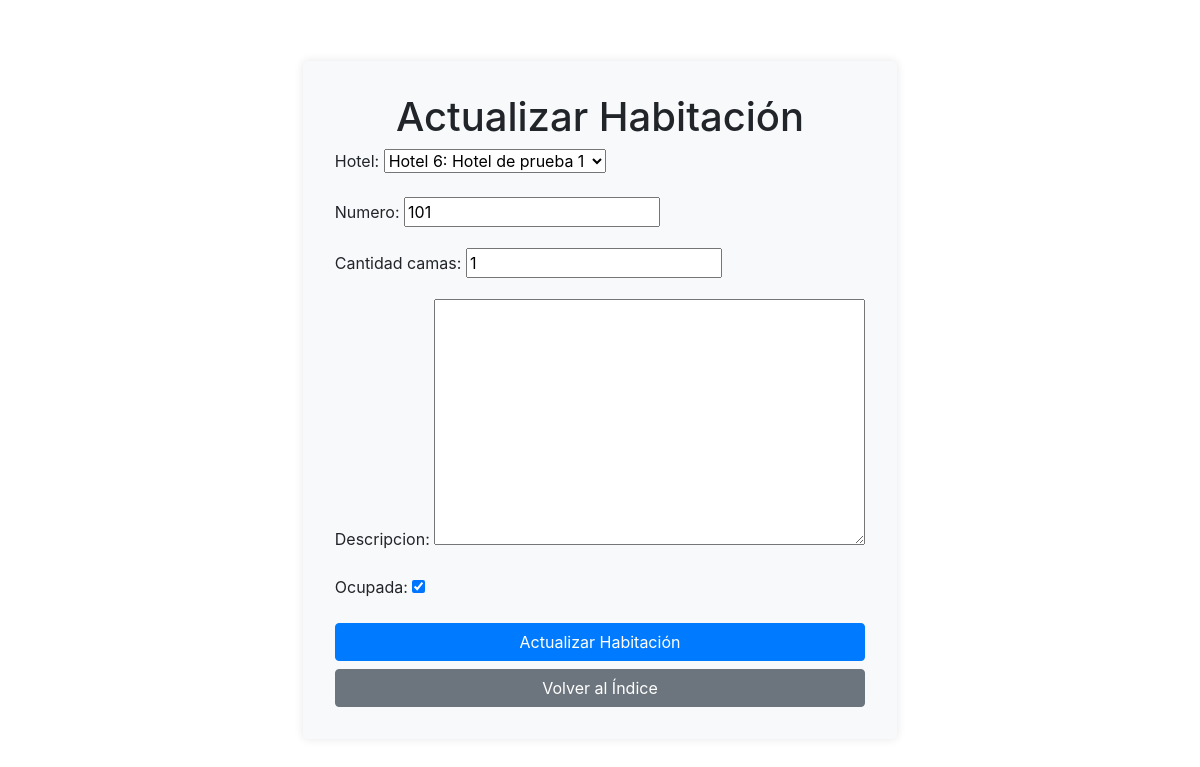
/habitaciones/actualizar/210/ (signed in), run on the app's committed database.
### hoteles/models.py (models this page shows, shortened)
class Habitacion(models.Model):
    hotel = models.ForeignKey(Hotel, related_name='habitaciones', on_delete=models.CASCADE)
    numero = models.CharField(max_length=20)
    cantidad_camas = models.PositiveIntegerField()
    descripcion = models.TextField()
    ocupada = models.BooleanField(default=False)

### hoteles/views.py (the view)
# urls.py: path('habitaciones/actualizar/<int:pk>/', actualizar_habitacion, name='actualizar_habitacion'),
@user_passes_test(superuser_required)
def actualizar_habitacion(request, pk):
    habitacion = get_object_or_404(Habitacion, pk=pk)
    if request.method == 'POST':
        form = HabitacionForm(request.POST, instance=habitacion)
        if form.is_valid():
            form.save()
            return redirect('lista_habitaciones')
    else:
        form = HabitacionForm(instance=habitacion)
    return render(request, './habitaciones/actualizar_habitacion.html', {'form': form})

### hoteles/forms.py
class HabitacionForm(forms.ModelForm):
    class Meta:
        model = Habitacion
        fields = ['hotel', 'numero', 'cantidad_camas', 'descripcion', 'ocupada']

### hoteles/authentication_backend.py (called while the page is built)
    def get_user(self, user_id):
        try:
            return Usuario.objects.get(pk=user_id)
        except Usuario.DoesNotExist:
            return None

### hoteles/models.py (called while the page is built)
    def __str__(self):
        return f"Hotel {self.id}: {self.nombre}"

### hoteles/views.py (called while the page is built)
def superuser_required(user):
    return user.is_superuser

### hoteles/templates/habitaciones/actualizar_habitacion.html (shortened to what this page needs)
<!DOCTYPE html>
<html lang="es">
<head>
    <link href="https://stackpath.bootstrapcdn.com/bootstrap/4.5.2/css/bootstrap.min.css" rel="stylesheet">
</head>
<body>
    <div class="container">
        <div class="form-container">
            <h1 class="text-center">Actualizar Habitación</h1>
            <form method="post">
                {{ form.as_p }}
                <button type="submit" class="btn btn-primary btn-block">Actualizar Habitación</button>
            </form>
            <a href="{% url 'lista_habitaciones' %}" class="btn btn-secondary btn-block mt-2">Volver al Índice</a>
        </div>
    </div>
</body>
</html>

### hoteles/templates/habitaciones/actualizar_habitacion.html (style rules this page uses)
.container { display: flex; justify-content: center; align-items: center; min-height: 100vh; }
.form-container { background: #f8f9fa; padding: 2rem; border-radius: 5px; box-shadow: 0 0 10px rgba(0, 0, 0, 0.1); }

### data on the page
Habitacion: hotel "Hotel 6: Hotel de prueba 1", numero "101", cantidad_camas "1", ocupada "☑"
